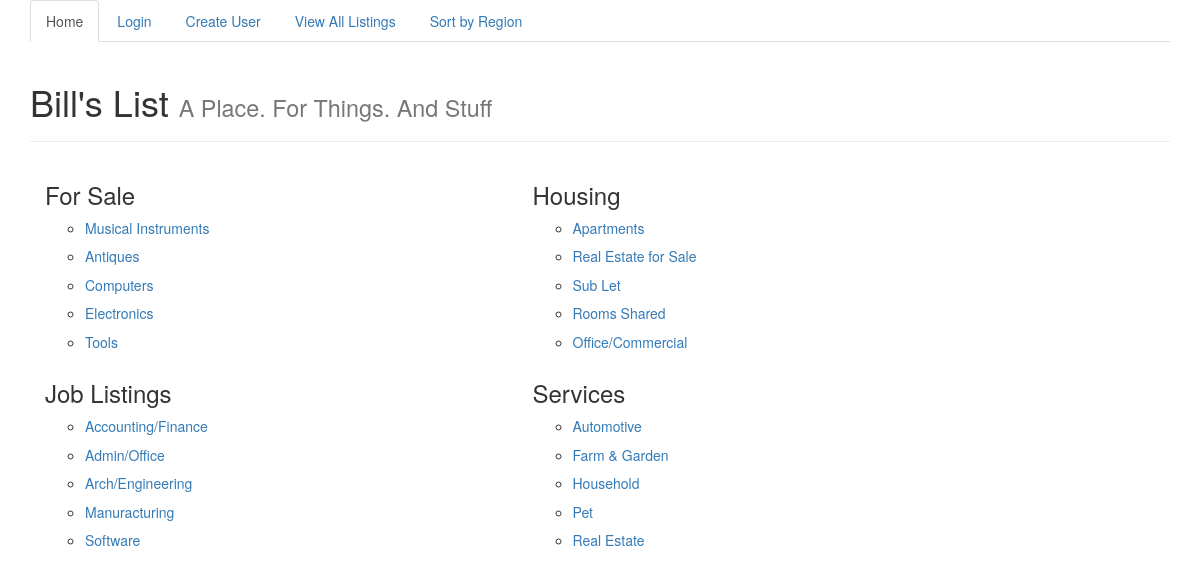
The page / on the database its author committed.
### app/models.py (models this page shows)
class Category(models.Model):
    category = models.CharField(max_length=20)
    def __str__(self):
        return self.category

class SubCategory(models.Model):
    category = models.ForeignKey(Category)
    subcategory = models.CharField(max_length=20)
    def __str__(self):
        return self.subcategory

### app/views.py (the view)
# urls.py: url(r'^$', IndexPageView.as_view(), name="index_page_view"),
class IndexPageView(TemplateView):
    template_name = "index.html"
    def get_context_data(self, **kwargs):
        context = super().get_context_data(**kwargs)
        context['category_list'] = Category.objects.all()
        context['listing_list'] = Listing.objects.all()
        return context

### templates/index.html
{% extends "base.html" %}
{% block content %}
  <div class="page-header">
    <h1>Bill's List <small>A Place. For Things. And Stuff</small></h1>
  </div>
  <div class="container">
    <div class="row">
      {% for category in category_list %}
        <div class="col-lg-5">
          <ul class="list-unstyled">
              <li><h3>{{category}}</h3></li>
                {% for sub in category.subcategory_set.all  %}
                <ul>
                  <li><h5><a href="{% url 'subcategory_page_view' sub.pk %}">{{sub}}</a></h5></li>
                </ul>
                {% endfor %}
          </ul>
        </div>
      {% endfor %}
    </div>
  </div>
  {% endblock %}

### rows shown on the page
Category: category "For Sale"
SubCategory: subcategory "Musical Instruments"
SubCategory: subcategory "Antiques"
SubCategory: subcategory "Computers"
SubCategory: subcategory "Electronics"
SubCategory: subcategory "Tools"
Category: category "Housing"
SubCategory: subcategory "Apartments"
SubCategory: subcategory "Real Estate for Sale"
SubCategory: subcategory "Sub Let"
SubCategory: subcategory "Rooms Shared"
SubCategory: subcategory "Office/Commercial"
Category: category "Job Listings"
SubCategory: subcategory "Accounting/Finance"
SubCategory: subcategory "Admin/Office"
SubCategory: subcategory "Arch/Engineering"
SubCategory: subcategory "Manuracturing"
SubCategory: subcategory "Software"
Category: category "Services"
SubCategory: subcategory "Automotive"
SubCategory: subcategory "Farm & Garden"
SubCategory: subcategory "Household"
SubCategory: subcategory "Pet"
SubCategory: subcategory "Real Estate"
